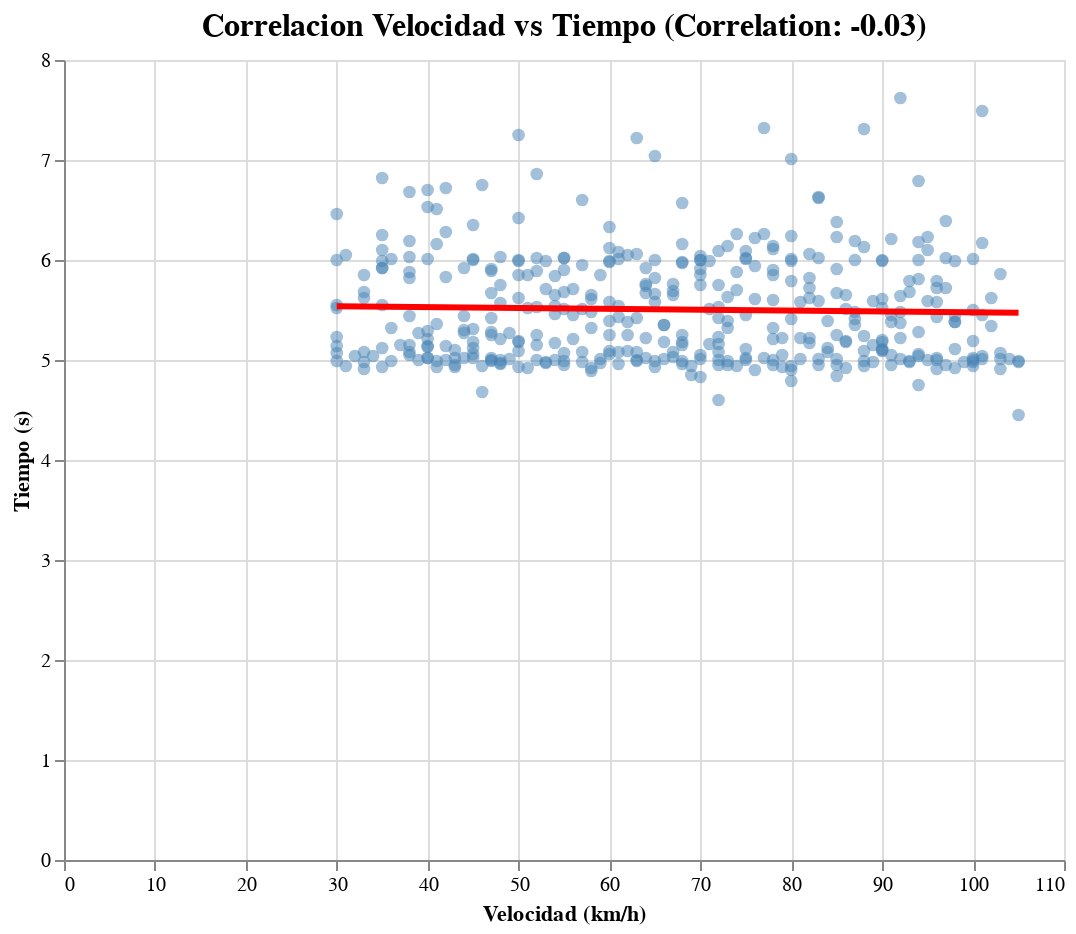

The notebook cell saved with this chart:
### Code cell
correlation_matrix = df_combined[['speed', 'time']].corr()
correlation = correlation_matrix['speed']['time']

scatter_plot = alt.Chart(df_combined).mark_point(filled=True, size=40, opacity=0.5).encode(
    x=alt.X('speed:Q', axis=alt.Axis(title='Velocidad (km/h)')),
    y=alt.Y('time:Q', axis=alt.Axis(title='Tiempo (s)')),
    tooltip=['speed', 'time'],
    color=alt.value('steelblue')
).properties(
    width=500,  # Increased width for better readability
    height=400,  # Adjusted height for a better aspect ratio
    title=alt.TitleParams(f'Correlacion Velocidad vs Tiempo (Correlation: {correlation:.2f})', 
                          fontSize=16, fontWeight='bold', anchor='middle')  # Centered and styled title
)

trendline = alt.Chart(df_combined).transform_regression('speed', 'time').mark_line(color='red', strokeWidth=3).encode(
    x='speed:Q',
    y='time:Q'
)

final_chart = scatter_plot + trendline
final_chart

### Figure 1 — Vega-Lite specification as saved in the notebook (floating-point values rounded to 4 significant figures; data arrays with more than 128 entries replaced by an {"elided": "..."} marker saying what was removed)
{"config": {"view": {"continuousWidth": 300, "continuousHeight": 300}}, "layer": [{"mark": {"type": "point", "filled": true, "opacity": 0.5, "size": 40}, "encoding": {"color": {"value": "steelblue"}, "tooltip": [{"field": "speed", "type": "quantitative"}, {"field": "time", "type": "quantitative"}], "x": {"axis": {"title": "Velocidad (km/h)"}, "field": "speed", "type": "quantitative"}, "y": {"axis": {"title": "Tiempo (s)"}, "field": "time", "type": "quantitative"}}, "title": {"text": "Correlacion Velocidad vs Tiempo (Correlation: -0.03)", "anchor": "middle", "fontSize": 16, "fontWeight": "bold"}}, {"mark": {"type": "line", "color": "red", "strokeWidth": 3}, "encoding": {"x": {"field": "speed", "type": "quantitative"}, "y": {"field": "time", "type": "quantitative"}}, "transform": [{"on": "speed", "regression": "time"}]}], "data": {"name": "data-5d3be3fd43ab46cca79cf2374d1a4771"}, "height": 400, "width": 500, "$schema": "https://vega.github.io/schema/vega-lite/v5.8.0.json", "datasets": {"data-5d3be3fd43ab46cca79cf2374d1a4771": {"elided": "400 records"}}}
